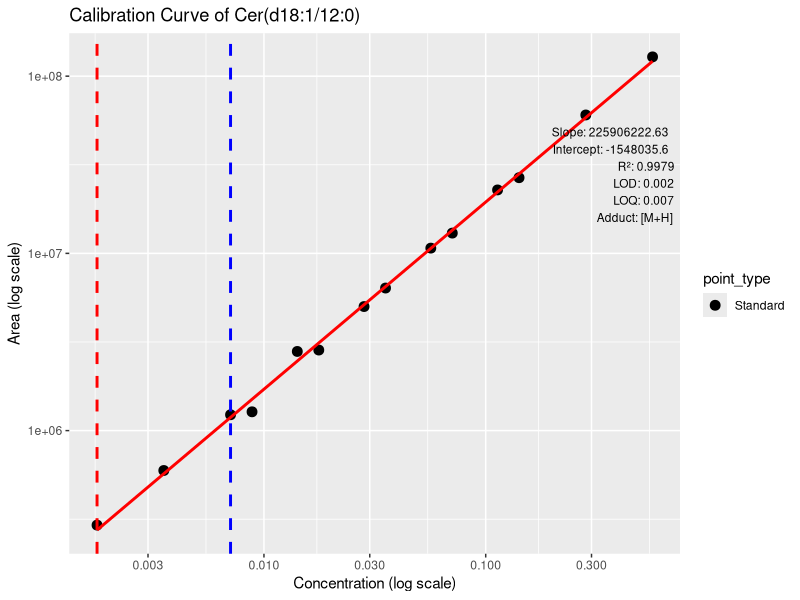
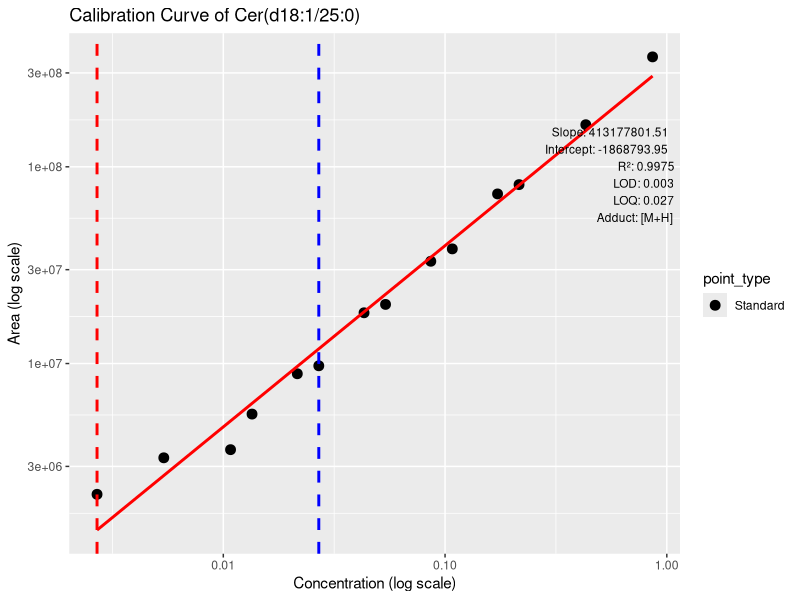
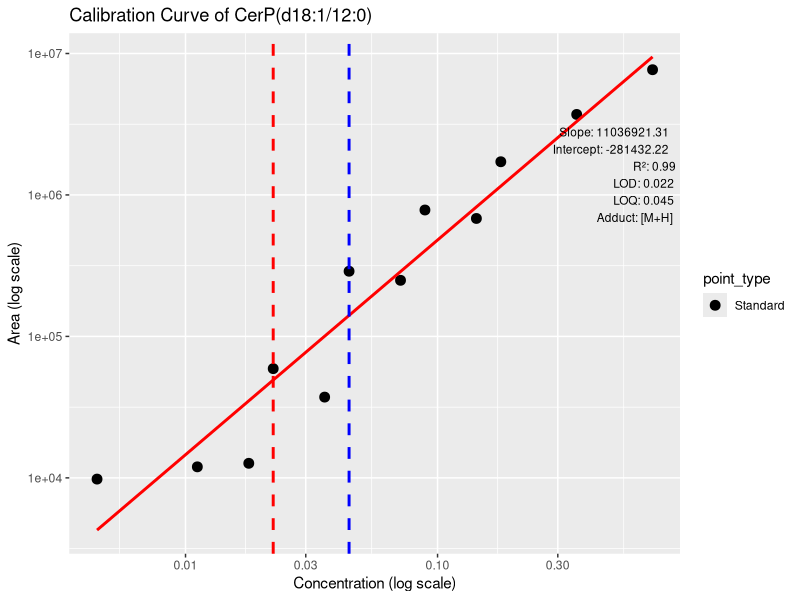
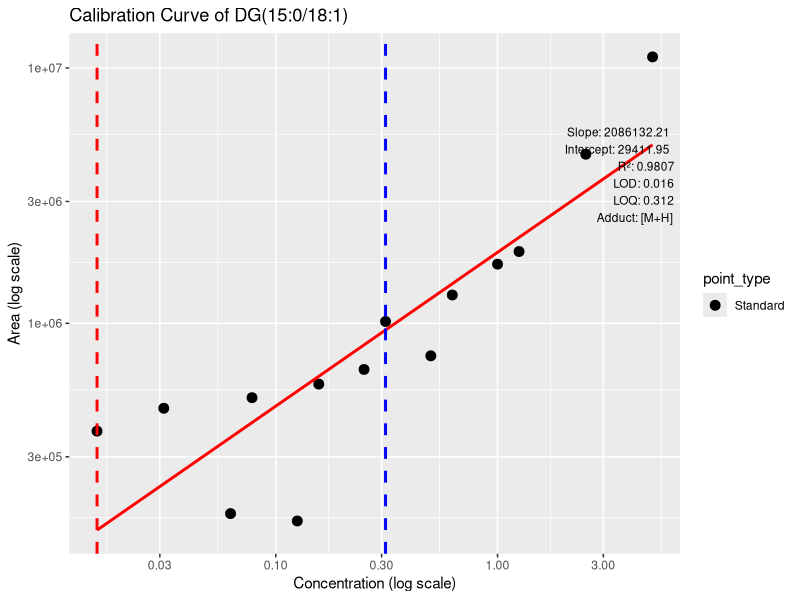
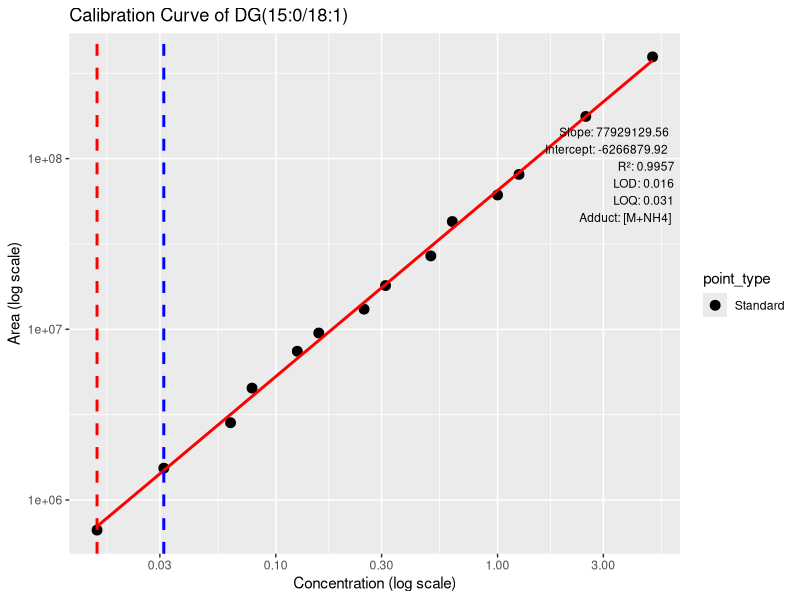
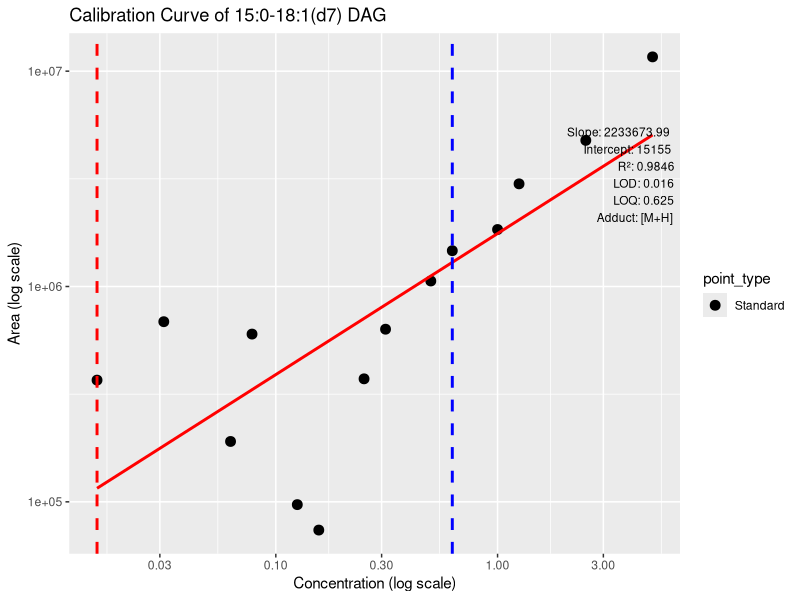
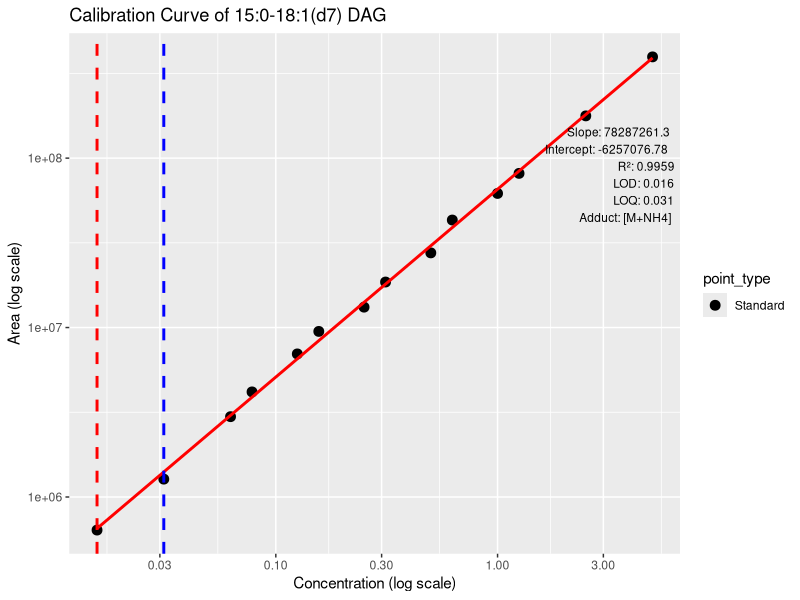
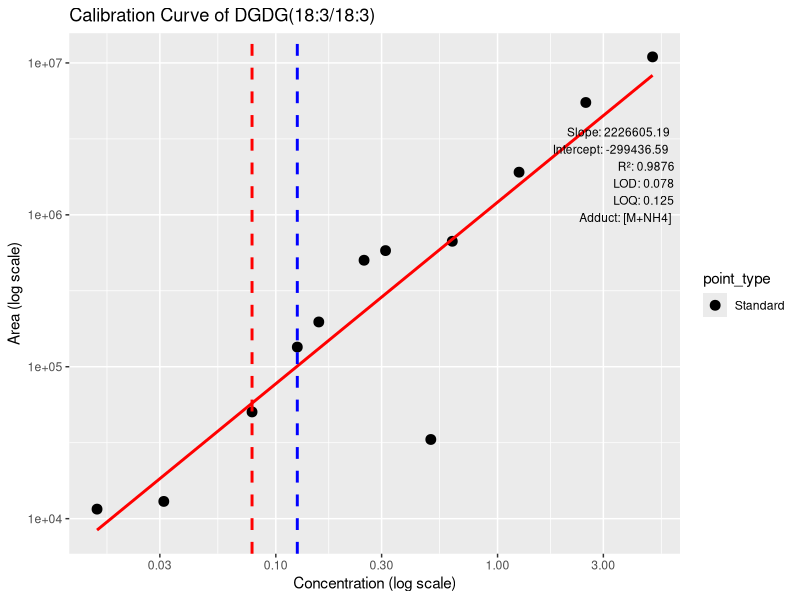

Write R code to recreate these figures, in order. (Note: this script raises an error after producing the figures.)
# Required libraries
library(ggplot2)
library(readxl)
library(scales)
library(grid)
library(dplyr)

# Function to calculate calibration parameters, LOD, and LOQ
calculate_calibration_parameters <- function(row, injection_columns, blk_columns) {
  concentrations <- c()
  areas <- c()
  point_type <- c()  # To store the point type (Standard)
  
  initial_concentration <- row[["Initial concentration"]]
  
  for (col in injection_columns) {
    if (!is.na(row[[col]])) {
      if (grepl("^0_0", col)) {
        effective_concentration <- 0
      } else {
        volume <- as.numeric(unlist(strsplit(col, "_"))[2])
        factor <- 1 / (2 ^ (as.numeric(unlist(strsplit(col, "_"))[1]) - 1))
        concentration <- initial_concentration * factor
        effective_concentration <- concentration * volume
      }
      area <- row[[col]]
      concentrations <- c(concentrations, effective_concentration)
      areas <- c(areas, area)
      point_type <- c(point_type, "Standard")
    }
  }
  
  data <- data.frame(concentrations = concentrations, areas = areas, point_type = point_type)
  
  # Filter non-zero concentrations and areas for linear regression
  data <- data %>%
    filter(concentrations > 0, areas > 0)
  
  if (nrow(data) >= 2) {
    # Perform linear regression on the original scale (no log10 transformation)
    model <- lm(areas ~ concentrations, data = data)
    slope <- coef(model)[2]
    intercept <- coef(model)[1]
    r_squared <- summary(model)$r.squared
  } else {
    return(NULL)  # Skip if not enough points for a valid regression
  }
  
  # Calculate LOD and LOQ based on blank areas or lowest concentrations
  blk_areas <- row[blk_columns] %>% as.numeric() %>% na.omit()
  
  if (length(blk_areas) > 0 && any(blk_areas > 0)) {
    blk_std <- sd(blk_areas)
    lod_area <- 3 * blk_std
    loq_area <- 10 * blk_std
  } else {
    lowest_three_areas <- sort(data$areas)[1:3]
    if (length(lowest_three_areas) >= 3) {
      areas_std <- sd(lowest_three_areas)
      lod_area <- 3 * areas_std
      loq_area <- 10 * areas_std
    } else {
      lod_area <- NA
      loq_area <- NA
    }
  }
  
  # Find LOD and LOQ based on concentration
  lod_concentration <- min(data$concentrations[data$areas >= lod_area], na.rm = TRUE)
  loq_concentration <- min(data$concentrations[data$areas >= loq_area], na.rm = TRUE)
  
  # Adjust LOQ if it's the same as LOD (set LOQ to 10 times the LOD)
  if (!is.na(lod_concentration) && (is.na(loq_concentration) || lod_concentration == loq_concentration)) {
    loq_concentration <- lod_concentration * 10
  }
  
  return(list(
    slope = slope,
    intercept = intercept,
    r_squared = r_squared,
    lod_concentration = lod_concentration,
    loq_concentration = loq_concentration,
    data = data
  ))
}

# Load your data from Excel
data <- read_excel("ESTD-COMB.xlsx", sheet = "Sheet2")

# Define injection and blank columns (modify according to your dataset structure)
injection_columns <- grep("^[0-9]_[0-9]", colnames(data), value = TRUE)
blk_columns <- grep("^BLK", colnames(data), value = TRUE)

# Create a list to store the results and plots
results <- list()
plot_list <- list()

# Loop through the data to calculate parameters and create plots
for (i in 1:nrow(data)) {
  row <- data[i, ]
  result <- calculate_calibration_parameters(row, injection_columns, blk_columns)
  
  if (!is.null(result)) {
    # Filter out results where R² is less than 0.95
    if (result$r_squared >= 0.95) {
      molecule <- row[["Molecule"]]
      
      # Store the results
      results[[i]] <- data.frame(
        Molecule = molecule,
        Precursor_Adduct = row[["Precursor Adduct"]],
        Retention_Time = row[["Mean Best Retention Time"]],
        Retention_Time_Std_Dev = row[["Stdev Best Retention Time"]],
        Molecule_List = row[["Molecule List"]],
        Slope = result$slope,
        Intercept = result$intercept,
        R_squared = result$r_squared,
        LOD = result$lod_concentration,
        LOQ = result$loq_concentration
      )
      
      # Create the plot (plot on log scale but fit on original scale)
      plot_data <- result$data
      p <- ggplot(plot_data, aes(x = concentrations, y = areas, color = point_type, shape = point_type)) +
        geom_point(size = 3) +
        geom_smooth(data = plot_data[plot_data$point_type == "Standard", ], 
                    aes(x = concentrations, y = areas), method = "lm", se = FALSE, color = "red") +
        scale_x_log10() +
        scale_y_log10() +  # Plot on log scale
        labs(
          title = paste("Calibration Curve of", molecule),
          x = "Concentration (log scale)",
          y = "Area (log scale)"
        ) +
        scale_color_manual(values = c("Standard" = "black")) +
        scale_shape_manual(values = c("Standard" = 19)) +
        geom_vline(xintercept = result$lod_concentration, color = "red", linetype = "dashed", size = 1) +
        geom_vline(xintercept = result$loq_concentration, color = "blue", linetype = "dashed", size = 1) +
        annotate("text", x = Inf, y = Inf, label = paste0(
          "Slope: ", round(result$slope, 2), "\n",
          "Intercept: ", round(result$intercept, 2), "\n",
          "R²: ", round(result$r_squared, 4), "\n",
          "LOD: ", round(result$lod_concentration, 3), "\n",
          "LOQ: ", round(result$loq_concentration, 3), "\n",
          "Adduct: ", row[["Precursor Adduct"]]
        ), hjust = 1.1, vjust = 2, size = 3)
      
      plot_list[[i]] <- p
    }
  }
}

# Combine all results into a single dataframe
results_df <- do.call(rbind, results)

# Save all plots to a single PDF file
pdf("calibration_curves_with_lod_loq_adjusted_logscale.pdf", width = 8, height = 6)
for (p in plot_list) {
  print(p)
}
dev.off()

# Save the results as a CSV file with the requested columns
write.csv(results_df, "calibration_results_filtered.csv", row.names = FALSE)

# --- Step 2: Generate the best adducts CSV based on the highest R² ---
best_adducts_df <- results_df %>%
  group_by(Molecule) %>%
  filter(R_squared == max(R_squared)) %>%
  ungroup()

# Save the best adducts as a CSV file
write.csv(best_adducts_df, "best_adducts_per_molecule.csv", row.names = FALSE)

# --- Step 3: Generate the best R² for each Molecule List ---
best_r2_molecule_list_df <- results_df %>%
  group_by(Molecule_List) %>%
  filter(R_squared == max(R_squared)) %>%
  ungroup()

# Save the best R² for each Molecule List as a CSV file
write.csv(best_r2_molecule_list_df, "best_r2_per_molecule_list.csv", row.names = FALSE)

# First, check column names to make sure we are using the correct names
print(colnames(data))  # This will print all the column names to verify the correct column names

# Ensure Molecule List and Molecule column names exist
molecule_colname <- "Molecule"  # Adjust this if necessary based on actual column name
molecule_list_colname <- "Molecule List"  # Adjust this if necessary

if (!(molecule_colname %in% colnames(data)) || !(molecule_list_colname %in% colnames(data))) {
  stop("Column names for Molecule or Molecule List are incorrect or missing.")
}

# --- Step 4: Generate a PDF plot for the best compound for each Molecule List ---
pdf("best_compound_per_molecule_list_plots.pdf", width = 8, height = 6)

for (i in 1:nrow(best_r2_molecule_list_df)) {
  row <- best_r2_molecule_list_df[i, ]
  
  # Convert to lowercase and trim spaces to avoid matching issues
  row_molecule <- tolower(trimws(row[[molecule_colname]]))
  row_molecule_list <- tolower(trimws(row[[molecule_list_colname]]))
  
  # Check if Molecule List is missing or empty, and skip if so
  if (is.na(row_molecule_list) || row_molecule_list == "") {
    cat("Warning: Skipping Molecule due to missing or empty Molecule List:", row_molecule, "\n")
    next
  }
  
  # Debugging: Print the row variables to ensure they contain valid data
  print(paste("Processing Molecule:", row_molecule, "and Molecule List:", row_molecule_list))
  
  # Extract concentrations and areas for the corresponding molecule and molecule list
  matching_data <- data %>%
    filter(
      tolower(trimws(data[[molecule_colname]])) == row_molecule &
        tolower(trimws(data[[molecule_list_colname]])) == row_molecule_list
    )
  
  # If no data is found, print a warning and skip to the next iteration
  if (nrow(matching_data) == 0) {
    cat("Warning: No matching data found for Molecule:", row[[molecule_colname]], "and Molecule List:", row[[molecule_list_colname]], "\n")
    next
  }
  
  # Filter out rows with NaN values in the concentration columns
  plot_data <- matching_data[injection_columns] %>% 
    select_if(~!all(is.na(.))) %>%
    na.omit()  # Remove rows with NaN values
  
  if (nrow(plot_data) == 0) {
    cat("Warning: No valid data for plotting after filtering NaN values for Molecule:", row[[molecule_colname]], "\n")
    next
  }
  
  # Convert plot data to numeric vectors
  plot_data <- data.frame(
    concentrations = as.numeric(unlist(plot_data[injection_columns])),
    areas = as.numeric(unlist(plot_data[injection_columns]))
  )
  
  # Create the plot for the best compound
  p <- ggplot(plot_data, aes(x = concentrations, y = areas)) +
    geom_point(size = 3) +
    geom_smooth(method = "lm", se = FALSE, color = "red") +
    scale_x_log10() +
    scale_y_log10() +  # Plot on log scale
    labs(
      title = paste("Best Compound for Molecule List:", row[[molecule_list_colname]]),
      x = "Concentration (log scale)",
      y = "Area (log scale)"
    ) +
    geom_vline(xintercept = row[["LOD"]], color = "red", linetype = "dashed", size = 1) +
    geom_vline(xintercept = row[["LOQ"]], color = "blue", linetype = "dashed", size = 1) +
    annotate("text", x = Inf, y = Inf, label = paste0(
      "Slope: ", round(row[["Slope"]], 2), "\n",
      "Intercept: ", round(row[["Intercept"]], 2), "\n",
      "R²: ", round(row[["R_squared"]], 4), "\n",
      "LOD: ", round(row[["LOD"]], 3), "\n",
      "LOQ: ", round(row[["LOQ"]], 3), "\n",
      "Adduct: ", row[["Precursor_Adduct"]]
    ), hjust = 1.1, vjust = 2, size = 3)
  
  # Print the plot to the PDF
  print(p)
}
dev.off()

# Print a message indicating successful completion
cat("Plots for the best compound for each Molecule List have been successfully generated in best_compound_per_molecule_list_plots.pdf.")
